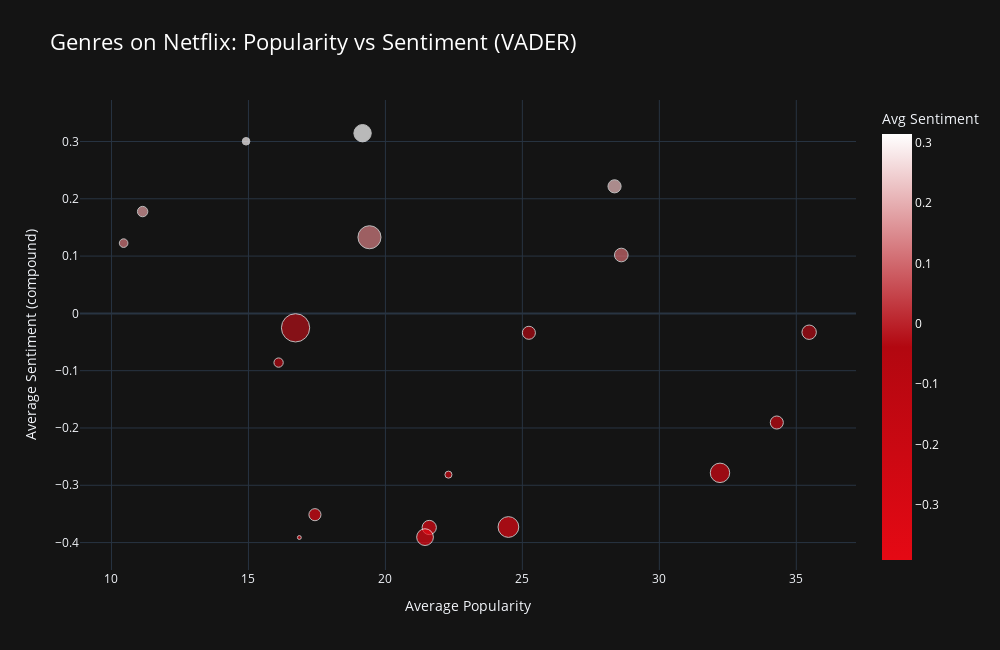

The notebook cell this image was saved under:
### Code cell
# result has: genres, avg_popularity, avg_sent, movie_count
fig = px.scatter(
    temp,
    x="avg_popularity",
    y="avg_sent",
    size="movie_count",
    color="avg_sent",
    color_continuous_scale=['#E50914', '#B20710', '#FFFFFF'],  # netflix-ish
    hover_data={
        "genres": True,
        "avg_popularity": ":.2f",
        "avg_sent": ":.3f",
        "movie_count": True,
    },
    title="Genres on Netflix: Popularity vs Sentiment (VADER)",
)

# style markers
fig.update_traces(
    marker=dict(line=dict(width=1, color="white")),
    selector=dict(mode="markers"),
)

# layout (dark)
fig.update_layout(
    width=1000,
    height=650,
    template="plotly_dark",
    title_font=dict(size=22, color="white"),
    xaxis_title="Average Popularity",
    yaxis_title="Average Sentiment (compound)",
    plot_bgcolor="#141414",
    paper_bgcolor="#141414",
    coloraxis_colorbar=dict(title="Avg Sentiment", tickfont=dict(color="white")),
)

fig.show()

### Figure 1 — Plotly figure (JSON) as saved in the notebook; plotly's stock layout.template omitted (floating-point values rounded to 4 significant figures)
{"data": [{"customdata": [["Action", 3194], ["Adventure", 1752], ["Animation", 1578], ["Comedy", 4497], ["Crime", 1719], ["Documentary", 916], ["Drama", 6757], ["Family", 1463], ["Fantasy", 1437], ["History", 730], ["Horror", 2375], ["Music", 486], ["Mystery", 1233], ["Romance", 2543], ["Science Fiction", 1444], ["TV Movie", 628], ["Thriller", 3630], ["War", 418], ["Western", 126]], "hovertemplate": "avg_popularity=%{x:.2f}<br>avg_sent=%{marker.color:.3f}<br>movie_count=%{customdata[1]}<br>genres=%{customdata[0]}<extra></extra>", "legendgroup": "", "marker": {"color": [-0.2783, -0.03289, 0.1019, 0.1329, -0.3737, 0.1777, -0.02522, 0.2218, -0.03389, -0.08588, -0.3905, 0.3004, -0.3513, 0.3145, -0.1905, 0.1226, -0.3728, -0.2814, -0.3911], "coloraxis": "coloraxis", "line": {"color": "white", "width": 1}, "size": [3194, 1752, 1578, 4497, 1719, 916, 6757, 1463, 1437, 730, 2375, 486, 1233, 2543, 1444, 628, 3630, 418, 126], "sizemode": "area", "sizeref": 16.89, "symbol": "circle"}, "mode": "markers", "name": "", "orientation": "v", "showlegend": false, "type": "scatter", "x": [32.21, 35.47, 28.61, 19.42, 21.6, 11.14, 16.72, 28.36, 25.24, 16.1, 21.45, 14.91, 17.43, 19.17, 34.29, 10.44, 24.49, 22.3, 16.86], "xaxis": "x", "y": [-0.2783, -0.03289, 0.1019, 0.1329, -0.3737, 0.1777, -0.02522, 0.2218, -0.03389, -0.08588, -0.3905, 0.3004, -0.3513, 0.3145, -0.1905, 0.1226, -0.3728, -0.2814, -0.3911], "yaxis": "y"}], "layout": {"coloraxis": {"colorbar": {"tickfont": {"color": "white"}, "title": {"text": "Avg Sentiment"}}, "colorscale": [[0, "#E50914"], [0.5, "#B20710"], [1, "#FFFFFF"]]}, "height": 650, "legend": {"itemsizing": "constant", "tracegroupgap": 0}, "paper_bgcolor": "#141414", "plot_bgcolor": "#141414", "title": {"font": {"color": "white", "size": 22}, "text": "Genres on Netflix: Popularity vs Sentiment (VADER)"}, "width": 1000, "xaxis": {"anchor": "y", "domain": [0, 1], "title": {"text": "Average Popularity"}}, "yaxis": {"anchor": "x", "domain": [0, 1], "title": {"text": "Average Sentiment (compound)"}}}}
